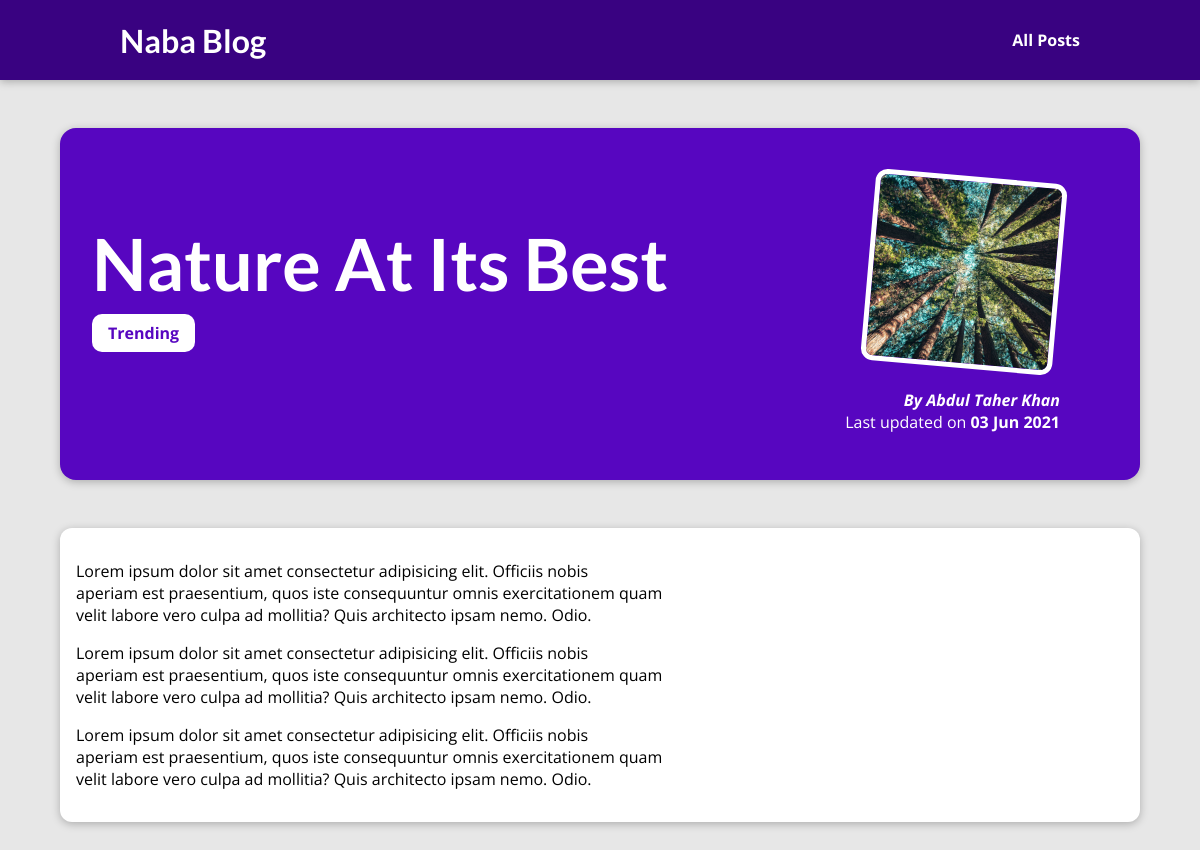
The page /posts/nature-at-its-best on the database its author committed.
### blog/models.py (models this page shows, shortened)
class Post(models.Model):
    title = models.CharField(max_length=150)
    excerpt = models.CharField(max_length=200)
    image = models.ImageField(upload_to="posts", null=True)
    date = models.DateField(auto_now=True)
    slug = models.SlugField(unique=True, db_index=True)
    content = models.TextField(validators=[MinLengthValidator(10)])
    author = models.ForeignKey(Author, on_delete=models.SET_NULL,null=True, related_name="posts")
    tags = models.ManyToManyField(Tag)

class Tag(models.Model):
    caption = CharField(max_length=100)

class Author(models.Model):
    first_name = models.CharField(max_length=200)
    last_name = models.CharField(max_length=100)
    email_address = models.EmailField()
    def __str__(self) -> str:
        return f"{self.first_name} {self.last_name}"

### blog/views.py (the view)
# urls.py: path("posts/<slug:slug>", views.post_detail, name="post-detail-page")
def post_detail(request, slug):
    post = get_object_or_404(Post, slug=slug)
    return render(request, "blog/post-detail.html", {
       "post" : post,
       "tags": post.tags.all()
    })

### blog/templates/blog/post-detail.html (shortened to what this page needs)
{% extends 'base.html' %}
{% load static %}
{% block css_files %}
<link rel="stylesheet" href="{% static 'blog/post-detail.css' %}" />
{% endblock css_files %} {% block content %}
<section id="summary">
  <h2>{{ post.title }}</h2>
  <div>
    {% for tag in tags %}<span class="tag">{{tag.caption}}</span>{% endfor %}
  </div>
  <article>
    <img src="{{ post.image.url }}" alt="{{ post.title }}" />
    <address>
      By <a href="mailto:{{post.author.email_address}}">{{ post.author }}</a>
    </address>
    <div>Last updated on <time>{{ post.date|date:"d M Y" }}</time></div>
  </article>
</section>
<main>
  <p>{{ post.content|linebreaks }}</p>
</main>
{% endblock content %}

### static/app.css (style rules this page uses)
* { box-sizing: border-box; }
html { font-family: 'Open Sans', 'Lato', sans-serif; }
body { margin: 0; }
h1, h2, h3 { font-family: 'Lato', sans-serif; font-weight: bold; }

### blog/static/blog/post-detail.css (style rules this page uses)
body { background-color: #e7e7e7; }
#summary { margin: 8rem auto 3rem auto; padding: 2rem; width: 90%; max-width: 90rem; border-radius: 16px; background-color: #5706c0; position: relative; box-shadow: 0 2px 8px rgba(0, 0, 0, 0.25); height: 22rem; }
#summary h2 { color: white; margin-bottom: 1rem; font-size: 4.5rem; }
#summary article { position: absolute; top: 2rem; right: 3rem; padding: 1rem 2rem; border-radius: 12px; text-align: right; color: white; }
#summary article img { width: 12rem; height: 12rem; border-radius: 12px; transform: rotateZ(5deg); border: 5px solid white; margin-bottom: 1rem; }
#summary address { font-weight: bold; }
#summary a { color: white; text-decoration: none; }
#summary time { font-weight: bold; }
main { width: 90%; max-width: 90rem; margin: 3rem auto; background-color: white; padding: 1rem; border-radius: 12px; box-shadow: 0 2px 8px rgba(0, 0, 0, 0.25); }
.tag { background-color: white; color: #5706c0; font-weight: 700; margin-right: 1rem; padding: 0.5rem 1rem; border-radius: 10px; }

### rows shown on the page
Post: title "Nature At Its Best", image (picture), author "Abdul Taher Khan", date "03 Jun 2021", content "Lorem ipsum dolor sit amet consectetur adipisicing elit. Officiis nobis aperiam est praesentium, quos iste consequuntur omnis exercitationem quam velit labore vero culpa ad mollitia? Quis architecto ipsam nemo. Odio. Lorem ipsum dolor sit amet consectetur adipisicing elit. Officiis nobis aperiam est praesentium, quos iste consequuntur omnis exercitationem quam velit labore vero culpa ad mollitia? Quis architecto ipsam nemo. Odio. Lorem ipsum dolor sit amet consectetur adipisicing elit. Officiis nobis aperiam est praesentium, quos iste consequuntur omnis exercitationem quam velit labore vero culpa ad mollitia? Quis architecto ipsam nemo. Odio."
Tag: caption "Trending"
